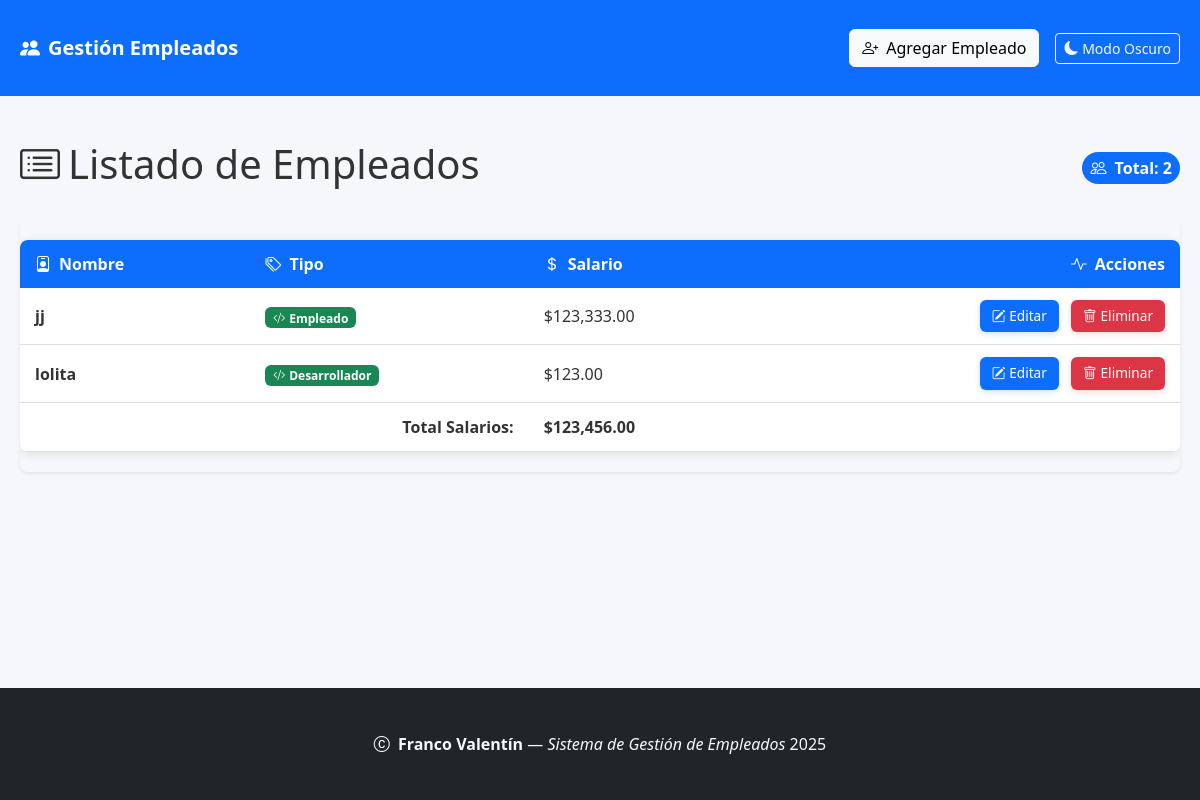
Before: / with the older database file.
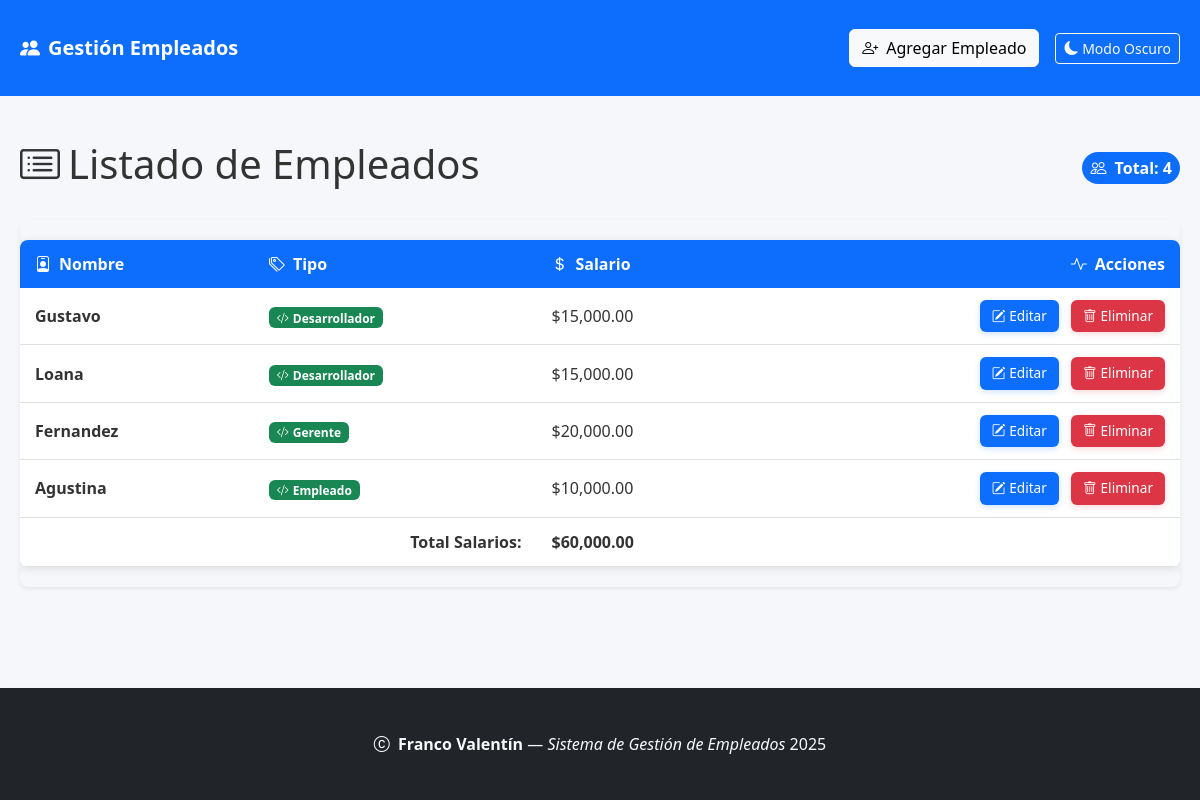
After: the same page with the newer database file.
### models/empleado.py (models this page shows, shortened)
class Empleado(db.Model):
    __tablename__ = 'empleados'
    id = db.Column(db.Integer, primary_key=True)
    nombre = db.Column(db.String(100), nullable=False)
    salario = db.Column(db.Float, nullable=False)
    tipo = db.Column(db.String(50))
    __mapper_args__ = {
        'polymorphic_on': tipo,
        'polymorphic_identity': 'empleado'
    }

### models/desarrollador.py (models this page shows, shortened)
class Desarrollador(Empleado):
    __tablename__ = 'desarrolladores'
    id = db.Column(db.Integer, db.ForeignKey('empleados.id'), primary_key=True)
    lenguaje = db.Column(db.String(50))
    __mapper_args__ = {
        'polymorphic_identity': 'desarrollador',
    }

### models/gerente.py (models this page shows, shortened)
class Gerente(Empleado):
    __tablename__ = 'gerentes'
    id = db.Column(db.Integer, db.ForeignKey('empleados.id'), primary_key=True)
    departamento = db.Column(db.String(50))
    __mapper_args__ = {
        'polymorphic_identity': 'gerente',
    }

### app.py (the view)
@app.route('/')
def index():
    empleados = Empleado.query.all()
    return render_template('index.html', empleados=empleados)

### templates/index.html (shortened to what this page needs)
<!DOCTYPE html>
<html lang="es">
<head>
  <link href="https://cdn.jsdelivr.net/npm/bootstrap@5.3.0/dist/css/bootstrap.min.css" rel="stylesheet" />
  <link rel="stylesheet" href="{{ url_for('static', filename='css/empleados.css') }}" />
  <link rel="stylesheet" href="{{ url_for('static', filename='css/dark-mode.css') }}" />
  <link rel="stylesheet" href="https://cdn.jsdelivr.net/npm/bootstrap-icons@1.10.0/font/bootstrap-icons.css" />
</head>
<body class="d-flex flex-column min-vh-100">
<nav class="navbar navbar-expand-lg navbar-dark bg-primary mb-4">
  <div class="container">
    <a class="navbar-brand fw-bold" href="{{ url_for('index') }}">
      <i class="bi bi-people-fill me-2"></i>Gestión Empleados
    </a>
    <div class="collapse navbar-collapse" id="navbarNav">
      <ul class="navbar-nav ms-auto align-items-center">
        <li class="nav-item me-3">
          <a href="{{ url_for('agregar') }}" class="btn btn-light">
            <i class="bi bi-person-plus me-2"></i>Agregar Empleado
          </a>
        </li>
        <li class="nav-item">
          <button id="darkModeToggle" class="btn btn-sm btn-outline-light">
            <i class="bi bi-moon-fill"></i> Modo Oscuro
          </button>
        </li>
      </ul>
    </div>
  </div>
</nav>
<main class="container flex-grow-1 mb-5">
  <div class="d-flex justify-content-between align-items-center mb-4">
    <h1 class="display-6"><i class="bi bi-card-list me-2"></i>Listado de Empleados</h1>
    <div class="badge bg-primary rounded-pill fs-6 p-2">
      <i class="bi bi-people me-1"></i> Total: {{ empleados|length }}
    </div>
  </div>
  {% if empleados %}
  <div class="table-responsive rounded-3 shadow-sm">
    <table class="empleados-table">
      <thead>
        <tr>
          <th><i class="bi bi-person-badge me-2"></i>Nombre</th>
          <th><i class="bi bi-tags me-2"></i>Tipo</th>
          <th><i class="bi bi-currency-dollar me-2"></i>Salario</th>
          <th class="text-end"><i class="bi bi-activity me-2"></i>Acciones</th>
        </tr>
      </thead>
      <tbody>
        {% for emp in empleados %}
        <tr>
          <td class="fw-semibold">{{ emp.nombre }}</td>
          <td>
            <span class="badge bg-success text-capitalize">
              <i class="bi bi-code-slash me-1"></i>{{ emp.tipo }}
            </span>
          </td>
          <td class="salario">${{ "{:,.2f}".format(emp.salario) }}</td>
          <td class="text-end">
            <a href="{{ url_for('editar', id=emp.id) }}" class="btn btn-editar me-2">
  <i class="bi bi-pencil-square"></i> Editar
</a>
<form action="{{ url_for('eliminar', id=emp.id) }}" method="post" class="d-inline" onsubmit="return confirmDelete('{{ emp.nombre }}');">
  <button type="submit" class="btn btn-eliminar">
    <i class="bi bi-trash"></i> Eliminar
  </button>
</form>
          </td>
        </tr>
        {% endfor %}
        <tr class="summary-row">
          <td colspan="2" class="fw-bold text-end">Total Salarios:</td>
          <td class="fw-bold salario">
            ${{ "{:,.2f}".format(empleados | map(attribute='salario') | sum) }}
          </td>
          <td></td>
        </tr>
      </tbody>
    </table>
  </div>
  {% else %}
  <div class="alert alert-info text-center mt-4">
    <i class="bi bi-info-circle me-2"></i>No hay empleados registrados.
  </div>
  {% endif %}
</main>
<footer class="bg-dark text-light py-4 mt-auto shadow-sm">
  <div class="container text-center">
    <p class="mb-0 fs-6">
      <i class="bi bi-c-circle me-1"></i>
      <strong>Franco Valentín</strong> — <em>Sistema de Gestión de Empleados</em> <span id="current-year"></span>
    </p>
  </div>
</footer>
</body>
</html>

### static/css/empleados.css (style rules this page uses)
body { font-family: 'Segoe UI', Tahoma, Geneva, Verdana, sans-serif; background-color: #f5f7fa; color: #333; }
.container { max-width: 1200px; margin: 0 auto; padding: 20px; }
.empleados-table { width: 100%; border-collapse: collapse; margin: 20px 0; box-shadow: 0 2px 10px rgba(0, 0, 0, 0.1); background-color: white; border-radius: 8px; overflow: hidden; }
.empleados-table th { background-color: #0d6efd; color: white; padding: 12px 15px; text-align: left; }
.empleados-table td { padding: 12px 15px; border-bottom: 1px solid #e0e0e0; }
.btn-editar, .btn-eliminar { font-size: 0.85rem; padding: 6px 12px; border-radius: 6px; border: none; transition: all 0.2s ease-in-out; display: inline-flex; align-items: center; gap: 4px; }
.btn-editar { background-color: #0d6efd; color: white; box-shadow: 0 2px 6px rgba(13, 110, 253, 0.2); }
.btn-eliminar { background-color: #dc3545; color: white; box-shadow: 0 2px 6px rgba(220, 53, 69, 0.2); }

Changed rows visible on the page:
removed Empleado: nombre "jj", tipo "Empleado", salario "123,333.00"
removed Desarrollador: nombre "lolita", tipo "Desarrollador"
removed Empleado: salario "123.00"
added Desarrollador: nombre "Gustavo", tipo "Desarrollador"
added Empleado: salario "15,000.00"
added Desarrollador: nombre "Loana", tipo "Desarrollador"
added Empleado: salario "15,000.00"
added Gerente: nombre "Fernandez", tipo "Gerente"
added Empleado: salario "20,000.00"
added Empleado: nombre "Agustina", tipo "Empleado", salario "10,000.00"
Other visible differences:
{{ empleados|length }}: "2" → "4"
{{ "{:,.2f}".format(empleados | map(attribute='salario') | sum) }}: "123,456.00" → "60,000.00"
